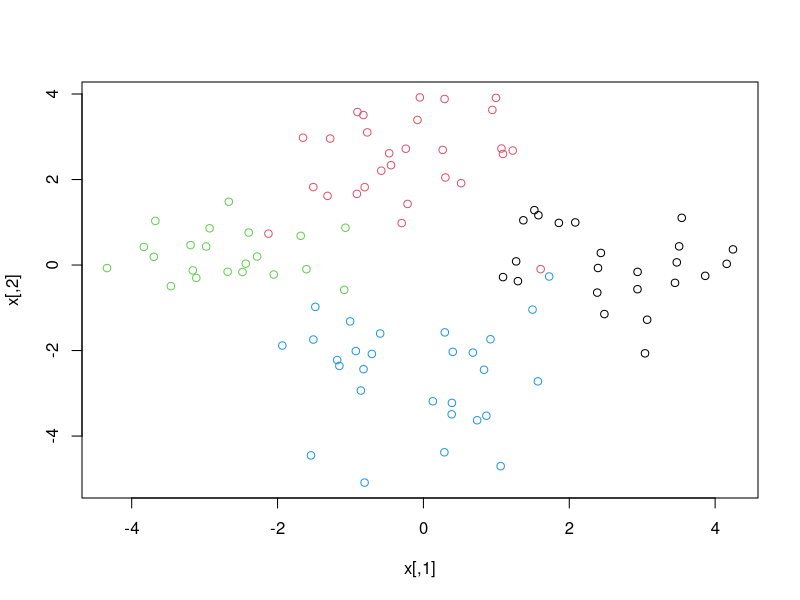

R code for this plot: (Note: this script raises an error after producing the figure.)
library(mvtnorm)
# complete log-likelihood for the bivariate mixture
complete.bivariate.normal.loglikelihood <- function(x, z, pars) {  
  # x: denotes the n data points
  # z: denotes an allocation vector (size=n)
  # pars: K\times 3 vector of means,variance, weights
  # pars[k,1]: corresponds to the mean of component k
  # pars[k,2]: corresponds to the variance of component k
  # pars[k,3]: corresponds to the weight of component k
  g <- dim(pars)[1]
  n <- dim(x)[1]
  logl <- rep(0, n)
  logpi <- log(pars[, 6])
  my_mean <- pars[, 1:2]
  d <- 2
  cov.mat <- array(data = NA, dim = c(d, d))
  logl <- logpi[z]
  for (k in 1:g) {
    ind <- which(z == k)
    if (length(ind) > 0) {
      diag(cov.mat) <- pars[k, 3:4]
      cov.mat[1, 2] <- cov.mat[2, 1] <- pars[k, 5]
      logl[ind] <- logl[ind] + dmvnorm(x[ind, ], mean = my_mean[k, ], sigma = cov.mat, 
                                       log = TRUE)
    }
  }
  return(sum(logl))
}

# log-pdf function for the bivariate mixture
normDens <- function(x, pars) {
  g <- dim(pars)[1]
  pi <- pars[, 6]
  my_mean <- pars[, 1:2]
  d <- 2
  cov.mat <- array(data = NA, dim = c(d, d))
  n <- dim(x)[1]
  if (is.null(n)) {
    n <- 1
  }
  f <- rep(0, n)
  for (k in 1:g) {
    diag(cov.mat) <- pars[k, 3:4]
    cov.mat[1, 2] <- cov.mat[2, 1] <- pars[k, 5]
    f <- f + pi[k] * dmvnorm(x, mean = my_mean[k, ], sigma = cov.mat)
  }
  return(log(f))
}

# Gibbs Sampler
gibbsSampler <- function(iterations, K, x, burn) {
  colors <- brewer.pal(K, name = "Set1")  # #pretty only when K < 10    
  pal <- colorRampPalette(colors)
  d <- dim(x)[2]
  burn <- floor(abs(burn))
  iterations <- floor(abs(iterations))
  if (d != 2) {
    stop(cat(paste("parts of the function are applicable only to bivariate data"), 
             "\n"))
  }
  if (burn > iterations) {
    stop(cat(paste("burn-in period is not valid"), "\n"))
  }
  if (K != floor(K)) {
    stop(cat(paste("K should be integer > 1"), "\n"))
  }
  if (K < 2) {
    stop(cat(paste("K should be larger than 1"), "\n"))
  }
  if (dim(x)[1] < 2) {
    stop(cat(paste("number of observations should be > 2"), "\n"))
  }
  if (iterations < 2) {
    stop(cat(paste("number of iterations should be > 1"), "\n"))
  }
  # Prior distributions, precision matrix for Wishart prior: t_k ~
  # W(priorSigma_k,v)
  v <- rep(d + 1, K)
  invPriorSigma <- cov.mat <- priorSigma <- array(data = 0, dim = c(d, d, K))
  for (k in 1:K) {
    for (j in 1:d) {
      priorSigma[j, j, k] <- 0.5
    }
    invPriorSigma[, , k] <- solve(priorSigma[, , k])
  }
  # Normal distribution hyperparamaters: \mu_k|Sigma ~ N (m_k,b*Sigma)
  b <- rep(0.05, K)
  m <- array(data = NA, dim = c(d, K))
  for (j in 1:d) {
    m[j, ] <- mean(x)
  }
  # Dirichlet prior parameters
  a <- rep(1, K)
  p <- array(data = NA, dim = c(iterations, K))  #  #mixture weights
  mu <- array(data = NA, dim = c(iterations, d, K))  # #mixture means     
  t <- array(data = NA, dim = c(iterations, d, d, K))  # #mixture inverse variance  
  zChain <- array(data = NA, dim = c(iterations, n))  # #mixture allocations   
  allocProbs <- array(data = 0, dim = c(iterations, n, K))  # #classification probabilities  
  # Initialization:
  iter <- 1
  for (k in 1:K) {
    h <- array(priorSigma[, , k], dim = c(d, d))
    t[iter, , , k] <- rWishart(1, df = v[k], h)
    cov.mat[, , k] <- solve(t[iter, , , k])
    h <- array(cov.mat[, , k], dim = c(d, d))
    mu[iter, , k] <- rmvnorm(1, mean = m[, k], sigma = h/b[k])
  }
  p[iter, ] <- rgamma(K, shape = a, rate = 1)
  p[iter, ] <- p[iter, ]/sum(p[iter, ])
  par(mfrow = c(1, d))
  z <- numeric(n)
  probs <- numeric(K)
  zChain[1, ] <- rep(1, n)
  allocProbs[1, , ] <- array(1, dim = c(n, K))
  # Updates
  par(mfrow = c(1, d))
  for (iter in 2:iterations) {
    s1 <- numeric(K)
    s2 <- array(data = 0, dim = c(d, K))
    s3 <- invPriorSigma
    # update z
    for (i in 1:n) {
      for (k in 1:K) {
        h <- array(cov.mat[, , k], dim = c(d, d))
        probs[k] <- p[iter - 1, k] * dmvnorm(x[i, ], mean = mu[iter - 1, 
                                                               , k], sigma = h)
      }
      allocProbs[iter, i, ] <- probs
      z[i] <- sample(1:K, 1, prob = probs)
      s1[z[i]] <- s1[z[i]] + 1
      s2[, z[i]] <- s2[, z[i]] + x[i, ]
      s3[, , z[i]] <- s3[, , z[i]] + x[i, ] %*% t(x[i, ])
    }
    # update mu and t
    for (k in 1:K) {
      if (s1[k] > 0) {
        s3[, , k] <- s3[, , k] - (s2[, k] %*% t(s2[, k]))/s1[k] + (b[k] * 
                                                                     s1[k]/(b[k] + s1[k])) * (s2[, k]/s1[k] - m[, k]) %*% t(s2[, k]/s1[k] - 
                                                                                                                              m[, k])
      }
      wish.matrix <- solve(s3[, , k])
      wish.matrix <- array(wish.matrix, dim = c(d, d))
      t[iter, , , k] <- rWishart(1, df = v[k] + s1[k], wish.matrix)
      cov.mat[, , k] <- solve(t[iter, , , k])
      h <- array(cov.mat[, , k], dim = c(d, d))
      mm <- (b[k] * m[, k] + s2[, k])/(b[k] + s1[k])
      mu[iter, , k] <- rmvnorm(1, mean = mm, sigma = h/(b[k] + s1[k]))
    }
    # update p
    p[iter, ] <- rgamma(K, shape = a + s1, rate = 1)
    p[iter, ] <- p[iter, ]/sum(p[iter, ])
    zChain[iter, ] <- z
    if (iter%%100 == 0) {
      for (i in 1:d) {
        matplot(mu[1:iter, i, ], type = "l", ylim = range(x), col = pal(K))
        abline(h = mu.real[i, ])
      }
    }
  }
  iterations <- iterations - burn
  p <- p[-(1:burn), ]
  zChain <- zChain[-(1:burn), ]
  t <- t[-(1:burn), , , ]
  mu <- mu[-(1:burn), , ]
  allocProbs <- allocProbs[-(1:burn), , ]
  # invert t to obtain covariance matrices
  inv.t <- t
  for (iter in 1:iterations) {
    for (k in 1:K) {
      inv.t[iter, , , k] <- solve(t[iter, , , k])
    }
  }
  t <- 0
  # compute likelihood values for pivot and normalize classification probs (this
  # could be done inside the mcmc updates as well.)
  lValues <- numeric(iterations)
  mcmc.pars <- array(data = NA, dim = c(iterations, K, 6))
  for (iter in 1:iterations) {
    
    # Note that we rearranged the MCMC output to (iterations,K,J) array
    # mcmc: iterations x K x J
    # J = d + d*(d+1)/2 + 1 is the number of different parameter types
    # j = 1 corresponds to mu[,1] (mean of x[,1])
    # j = 2 corresponds to mu[,2] (mean of x[,2])
    # j = 3 corresponds to Sigma[,1,1] (variance of x[,1])
    # j = 4 corresponds to Sigma[,2,2] (variance of x[,2])
    # j = 5 corresponds to Sigma[,1,2] (covariance of (x[,1],x[,2]))
    # j = 6 corresponds to mixture weights
    mcmc.pars[iter, , ] <- cbind(t(mu[iter, , ]), inv.t[iter, 1, 1, ], inv.t[iter, 
                                                                             2, 2, ], inv.t[iter, 1, 2, ], p[iter, ])
    lValues[iter] <- complete.bivariate.normal.loglikelihood(x, zChain[iter, 
                                                                       ], mcmc.pars[iter, , ])
    nc <- apply(allocProbs[iter, , ], 1, sum)
    allocProbs[iter, , ] <- allocProbs[iter, , ]/nc
  }
  mapindex <- order(lValues, decreasing = TRUE)[1]
  results <- list(mcmc.pars, mapindex, zChain, allocProbs)
  names(results) <- c("mcmc", "MLindex", "z", "p")
  return(results)
}

# Example with simulated dataset 1 (K = 4)

# Simulation set-up for true parameter values
# K: number of components
# n: number of observations
# d: dimensionality of multivariate normal distribution
# x: data
# mu.real: real values for the means
# t.real: real values for inverse covariance matrices
# z.real: real allocation of observations among the K mixture components
# p.real: real values for the weights of the mixture
set.seed(999)
K <- 4
n <- 100
d <- 2
x <- array(data = NA, dim = c(n, d))
p.real <- rep(1, K)
myDistance <- 2.5
mu.real <- array(data = NA, dim = c(d, K))
tr <- seq(0, 2 * pi, length = K + 1)
tr <- tr[-(K + 1)]
mu.real[1, ] <- cos(tr)
mu.real[2, ] <- sin(tr)
mu.real <- myDistance * mu.real
t.real <- array(data = 0, dim = c(d, d, K))
for (k in 1:K) {
  for (j in 1:d) t.real[j, j, k] <- 1
}
if (d > 1) {
  t.real[1, 2, 1] <- 0
  t.real[2, 1, 1] <- 0
}
z.real <- sample(1:K, n, prob = p.real, replace = TRUE)
x <- array(data = NA, dim = c(n, d))
for (k in 1:K) {
  index <- which(z.real == k)
  diaspora <- solve(t.real[, , k])
  x[index, ] <- rmvnorm(length(index), mean = mu.real[, k], sigma = diaspora, method = c("eigen", 
                                                                                         "svd", "chol"), pre0.9_9994 = FALSE)
}
plot(x, col = z.real)  #scatterplot of simulated data with true cluster labels
# Run Gibbs Sampler
iterations <- 11000
burn <- 1000
gs <- gibbsSampler(iterations = iterations, K = 4, x = x, burn = burn)  #run-time: ~25minutes
iterations <- iterations - burn
zChain <- gs$z
mcmc.pars <- gs$mcmc
pivot <- gs$MLindex
allocProbs <- gs$p
gs <- 0

# apply user-defined constraint to: mu_1 - 2mu_2
newMCMC <- array(data = NA, dim = c(iterations, K, 7))
newMCMC[, , 1:6] <- mcmc.pars
for (k in 1:K) {
  newMCMC[, k, 7] <- mcmc.pars[, k, 1] - 2 * mcmc.pars[, k, 2]
}
newConstraint <- aic(newMCMC, constraint = 7)
# run label.switching.  In order to compare all methods with true clusters:
# groundTruth = z.real
set <- c("STEPHENS", "PRA", "ECR", "ECR-ITERATIVE-1", "ECR-ITERATIVE-2", "SJW", "AIC", 
         "DATA-BASED", "USER-PERM")
ls <- label.switching(method = set, zpivot = zChain[pivot, ], z = zChain, K = K, 
                      p = allocProbs, prapivot = mcmc.pars[pivot, , ], complete = complete.bivariate.normal.loglikelihood, 
                      mcmc = mcmc.pars, data = x, sjwinit = pivot, groundTruth = z.real, userPerm = newConstraint$permutations)
# Example with simulated dataset 1 (K = 4)

# Simulation set-up for true parameter values
# K: number of components
# n: number of observations
# d: dimensionality of multivariate normal distribution
# x: data
# mu.real: real values for the means
# t.real: real values for inverse covariance matrices
# z.real: real allocation of observations among the K mixture components
# p.real: real values for the weights of the mixture
set.seed(999)
K <- 4
n <- 100
d <- 2
x <- array(data = NA, dim = c(n, d))
p.real <- rep(1, K)
myDistance <- 2.5
mu.real <- array(data = NA, dim = c(d, K))
tr <- seq(0, 2 * pi, length = K + 1)
tr <- tr[-(K + 1)]
mu.real[1, ] <- cos(tr)
mu.real[2, ] <- sin(tr)
mu.real <- myDistance * mu.real
t.real <- array(data = 0, dim = c(d, d, K))
for (k in 1:K) {
  for (j in 1:d) t.real[j, j, k] <- 1
}
if (d > 1) {
  t.real[1, 2, 1] <- 0
  t.real[2, 1, 1] <- 0
}
z.real <- sample(1:K, n, prob = p.real, replace = TRUE)
x <- array(data = NA, dim = c(n, d))
for (k in 1:K) {
  index <- which(z.real == k)
  diaspora <- solve(t.real[, , k])
  x[index, ] <- rmvnorm(length(index), mean = mu.real[, k], sigma = diaspora, method = c("eigen", 
                                                                                         "svd", "chol"), pre0.9_9994 = FALSE)
}
plot(x, col = z.real)  #scatterplot of simulated data with true cluster labels
# Run Gibbs Sampler
iterations <- 11000
burn <- 1000
gs <- gibbsSampler(iterations = iterations, K = 4, x = x, burn = burn)  #run-time: ~25minutes
iterations <- iterations - burn
zChain <- gs$z
mcmc.pars <- gs$mcmc
pivot <- gs$MLindex
allocProbs <- gs$p
# gs <- 0

# apply user-defined constraint to: mu_1 - 2mu_2
newMCMC <- array(data = NA, dim = c(iterations, K, 7))
newMCMC[, , 1:6] <- mcmc.pars
for (k in 1:K) {
  newMCMC[, k, 7] <- mcmc.pars[, k, 1] - 2 * mcmc.pars[, k, 2]
}
newConstraint <- aic(newMCMC, constraint = 7)
# run label.switching.  In order to compare all methods with true clusters:
# groundTruth = z.real
set <- c("STEPHENS", "PRA", "ECR", "ECR-ITERATIVE-1", "ECR-ITERATIVE-2", "SJW", "AIC", 
         "DATA-BASED", "USER-PERM")

# Stephens
ls <- label.switching(method = "STEPHENS", 
                      zpivot = zChain[pivot, ],
                      z = zChain,
                      K = K, 
                      p = allocProbs,
                      data = x)

# PRA
ls <- label.switching(method = "PRA", 
                      zpivot = zChain[pivot, ],
                      z = zChain,
                      K = K, 
                      prapivot = mcmc.pars[pivot, , ],
                      mcmc = mcmc.pars,
                      data = x)

# ECR
ls <- label.switching(method = "ECR", 
                      zpivot = zChain[pivot, ],
                      z = zChain,
                      K = K, 
                      data = x)

# ECR-ITERATIVE-1
ls <- label.switching(method = "ECR-ITERATIVE-1", 
                      zpivot = zChain[pivot, ],
                      z = zChain,
                      K = K, 
                      data = x)

# ECR-ITERATIVE-2
ls <- label.switching(method = "ECR-ITERATIVE-2", 
                      zpivot = zChain[pivot, ],
                      z = zChain,
                      K = K, 
                      p = allocProbs,
                      data = x)

# SJW
ls <- label.switching(method = "SJW",
                      zpivot = zChain[pivot, ], 
                      z = zChain,
                      K = K, 
                      p = allocProbs,
                      prapivot = mcmc.pars[pivot, , ],
                      complete = complete.bivariate.normal.loglikelihood, 
                      mcmc = mcmc.pars,
                      data = x,
                      sjwinit = pivot)
# AIC
ls <- label.switching(method = "AIC",
                      zpivot = zChain[pivot, ],
                      z = zChain,
                      K = K, 
                      p = allocProbs,
                      mcmc = mcmc.pars,
                      data = x)

# DATA-BASED
ls <- label.switching(method = "DATA-BASED",
                      zpivot = zChain[pivot, ],
                      z = zChain,
                      K = K, 
                      data = x)




